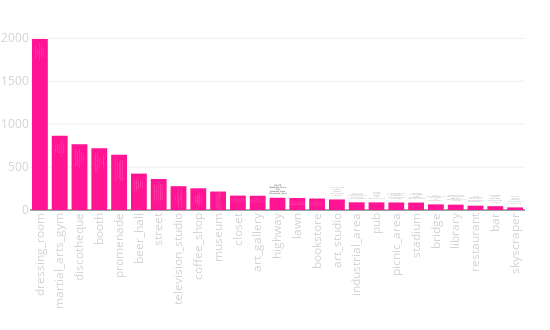

The cell this chart's notebook holds for it:
### Code cell
tags_rate([x[0].split("/")[0] for x in scenes_result][N_SKIP:],
                        [x[1] for x in scenes_result][N_SKIP:])

### Figure 1 — Plotly figure (JSON) as saved in the notebook; plotly's stock layout.template omitted (floating-point values rounded to 4 significant figures)
{"data": [{"hoverinfo": "y+text", "marker": {"color": "deeppink"}, "text": ["Popcorn_Studio <br>Фотостудия_Мел <br>Клиника_им_Н_И_Пирогова <br>Studio_212 <br>BEDFORD_STUDIO", "Stone_Fight_Gym <br>Спортивный_клуб_Олимп <br>Backstage_CrossFit <br>Fight_Fabrika <br>ART_of_Fitness", "Club_154 <br>Лаборатория_31 <br>РетроДискотека_ру_Клуб_Па... <br>Santa_Barbara_Night_Club <br>Хаусбар_Озерки_Санкт_Пете...", "Saint_Petersburg_State_Un... <br>Лэти <br>Петроконгресс <br>Континент_Бухарестская_30 <br>Конгресс_Холл_Васильевски...", "Набережная_Лейтенанта_Шми... <br>Свердловская_Набережная <br>Санкт_Петербург_Английска... <br>Английская_набережная <br>Дворцовая_Набережная_Д_18", "Tower_Pub <br>Dickens_pub <br>Douglas_Bar <br>Radio_Ireland_Irish_Pub <br>Cafe_Manneken_Pis", "Средний_Проспект_В_О <br>Марафон_Ergo_White_Nights <br>Малая_Конюшенная_Улица <br>Улица_Кирочная <br>Вознесенский_Проспект", "Открытая_киностудия_Лендо... <br>Лендок <br>Телецентр_Чапыгина_6 <br>Чаплин_Холл <br>RWS", "Радости_Кофе <br>ANY_Pasta_сеть_ресторанов... <br>Характер_Кофе <br>Seize_the_Impress <br>Starbucks_Russia", "музей_современного_искусс... <br>Набережная_Реки_Смоленки <br>Музей_истории_религии_Mus... <br>Imperial_Academy_of_Arts <br>Музей_Эрарта_Erarta_Museu...", "Метро_Адмиралтейская <br>Unique_Fabric_Каменноостр... <br>Заневский_каскад <br>Unique_Fabric_Гороховая_у... <br>8_store", "Музей_МИСП <br>Erarta_Design <br>музей_современного_искусс... <br>Санкт_Петербургский_Союз... <br>Музей_современного_искусс...", "КАД_СПБ <br>Приморское_Шоссе <br>ЗСД <br>Кубинская_Улица <br>Московское_Шоссе", "Михайловский_сад <br>Академика_Сахарова_парк <br>Alexander_Garden_Saint_Pe... <br>Сенатская_Площадь <br>Полюстровский_Парк", "Playloft_GaGa <br>Всероссийский_музей_А_С_П... <br>Institut_fran_ais_de_Sain... <br>Академия_Художеств <br>Музей_квартира_Пушкина", "Академия_Художеств <br>Sashatattooing <br>Музей_МИСП <br>Pakhanoff_Tattoo_Art <br>Chesme_Church", "Биржевой_мост <br>Крейсер_Аврора <br>Морской_Порт_Санкт_Петерб... <br>Alexander_Column <br>Санкт_Петербург_Приморски...", "Биржа_Бар <br>Douglas_Bar <br>Tower_Pub <br>Puberty <br>Ресторан_Маймун_24_часа", "Санкт_Петербург_Измайловс... <br>Елагин_дворец <br>Youth_Theatre_on_the_Font... <br>Alexander_Garden_Saint_Pe... <br>New_Holland_Island", "Estadio_Krestovski <br>Stade_de_Saint_P_tersbour... <br>Zenit_Arena <br>Стадион_Петровский <br>Стадион_Стадион_Петровски...", "Причал <br>Новокрестовская_Станция_м... <br>Kanonersky_Island <br>ЗСД <br>Стадион_Зенит_Арена", "Всероссийский_музей_А_С_П... <br>Музей_квартира_Пушкина <br>Institut_fran_ais_de_Sain... <br>Российская_национальная_б... <br>Главпочтамт", "The_Safe <br>WAVE_burgers_more <br>Ресторан_Северянин <br>ANY_Pasta_сеть_ресторанов... <br>Марчелиs_Невский_21", "На_Вина_Бар_Шоп <br>Dickens_pub <br>Radio_Ireland_Irish_Pub <br>Breaking_Bad_beer_cafe <br>Kлеver_CAFE", "Москва_Сити <br>Москва_City <br>Атлантик_Сити <br>Площадь_Конституции <br>ТРК_Атлантик_Сити"], "type": "bar", "uid": "4a2f3e58-23ac-11e9-bba9-3c15c2cf2370", "x": ["dressing_room", "martial_arts_gym", "discotheque", "booth", "promenade", "beer_hall", "street", "television_studio", "coffee_shop", "museum", "closet", "art_gallery", "highway", "lawn", "bookstore", "art_studio", "industrial_area", "pub", "picnic_area", "stadium", "bridge", "library", "restaurant", "bar", "skyscraper"], "xaxis": "x", "y": [1992.0, 864.3, 765.9, 719.3, 642.4, 424.0, 361.0, 277.4, 252.7, 215.0, 167.7, 166.0, 142.6, 139.3, 133.3, 123.0, 89.4, 88.9, 87.63, 86.51, 65.45, 62.34, 50.63, 44.87, 30.26], "yaxis": "y"}], "layout": {"height": 330, "margin": {"b": 120, "l": 30, "r": 25, "t": 30}, "showlegend": false, "width": 550, "xaxis": {"anchor": "y", "domain": [0, 1], "tickangle": -90, "tickfont": {"color": "lightgrey", "size": 11.5}}, "xaxis2": {"tickangle": -90, "tickfont": {"color": "lightgrey", "size": 11.5}}, "yaxis": {"anchor": "x", "domain": [0, 1], "tickfont": {"color": "lightgrey", "size": 11.5}}, "yaxis2": {"tickfont": {"color": "lightgrey", "size": 11.5}}}}
